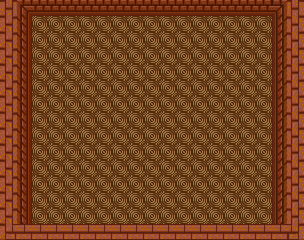

The image is a tile-based game level rendered from a .tmx file. Its description and complete source (layers, tilesets, objects, tile grids) follow:
An orthogonal 19x15 tile map with 16x16 px tiles, 1 tile layer (Tile Layer 1).

<map version="1.10" tiledversion="1.11.0" orientation="orthogonal" renderorder="right-down" width="19" height="15" tilewidth="16" tileheight="16" infinite="0" nextlayerid="2" nextobjectid="1">
 <tileset firstgid="1" source="lvl5.tsx" />
 <layer id="1" name="Tile Layer 1" width="19" height="15">
  <data encoding="csv">
10,11,12,12,12,12,12,12,12,12,12,12,12,12,12,12,12,2147483659,2147483658,
19,20,14,14,14,14,14,14,14,14,14,14,14,14,14,14,14,2147483668,2147483667,
19,20,14,14,14,14,14,14,14,14,14,14,14,14,14,14,14,2147483668,2147483667,
19,20,14,14,14,14,14,14,14,14,14,14,14,14,14,14,14,2147483668,2147483667,
19,20,14,14,14,14,14,14,14,14,14,14,14,14,14,14,14,2147483668,2147483667,
19,20,14,14,14,14,14,14,14,14,14,14,14,14,14,14,14,2147483668,2147483667,
19,20,14,14,14,14,14,14,14,14,14,14,14,14,14,14,14,2147483668,2147483667,
19,20,14,14,14,14,14,14,14,14,14,14,14,14,14,14,14,2147483668,2147483667,
19,20,14,14,14,14,14,14,14,14,14,14,14,14,14,14,14,2147483668,2147483667,
19,20,14,14,14,14,14,14,14,14,14,14,14,14,14,14,14,2147483668,2147483667,
19,20,14,14,14,14,14,14,14,14,14,14,14,14,14,14,14,2147483668,2147483667,
19,20,14,14,14,14,14,14,14,14,14,14,14,14,14,14,14,2147483668,2147483667,
19,20,14,14,14,14,14,14,14,14,14,14,14,14,14,14,14,2147483668,2147483667,
19,20,14,14,14,14,14,14,14,14,14,14,14,14,14,14,14,2147483668,2147483667,
29,30,30,30,30,30,30,30,30,30,30,30,30,30,30,30,30,30,2147483677
</data>
 </layer>
</map>
